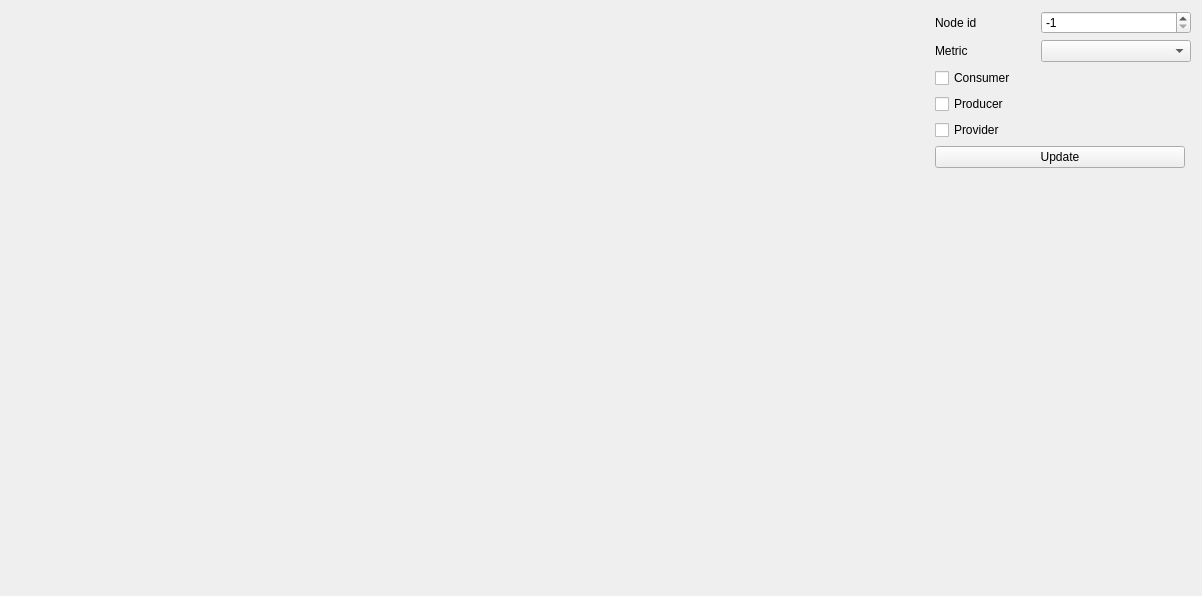
<?xml version="1.0" encoding="UTF-8"?>
<ui version="4.0">
 <class>StatisticWidget</class>
 <widget class="QWidget" name="StatisticWidget">
  <property name="geometry">
   <rect>
    <x>0</x>
    <y>0</y>
    <width>1202</width>
    <height>596</height>
   </rect>
  </property>
  <property name="windowTitle">
   <string>Form</string>
  </property>
  <layout class="QHBoxLayout" name="horizontalLayout">
   <item>
    <widget class="QCustomPlot" name="plot" native="true">
     <property name="sizePolicy">
      <sizepolicy hsizetype="Expanding" vsizetype="Expanding">
       <horstretch>0</horstretch>
       <verstretch>0</verstretch>
      </sizepolicy>
     </property>
     <property name="minimumSize">
      <size>
       <width>900</width>
       <height>200</height>
      </size>
     </property>
    </widget>
   </item>
   <item>
    <layout class="QFormLayout" name="formLayout">
     <property name="labelAlignment">
      <set>Qt::AlignCenter</set>
     </property>
     <property name="formAlignment">
      <set>Qt::AlignCenter</set>
     </property>
     <item row="1" column="0">
      <widget class="QLabel" name="label_2">
       <property name="minimumSize">
        <size>
         <width>100</width>
         <height>0</height>
        </size>
       </property>
       <property name="maximumSize">
        <size>
         <width>100</width>
         <height>16777215</height>
        </size>
       </property>
       <property name="text">
        <string>Node id</string>
       </property>
      </widget>
     </item>
     <item row="1" column="1">
      <widget class="QSpinBox" name="m_nodeIdBox">
       <property name="minimumSize">
        <size>
         <width>150</width>
         <height>0</height>
        </size>
       </property>
       <property name="maximumSize">
        <size>
         <width>100</width>
         <height>16777215</height>
        </size>
       </property>
       <property name="minimum">
        <number>-1</number>
       </property>
       <property name="value">
        <number>-1</number>
       </property>
      </widget>
     </item>
     <item row="2" column="0">
      <widget class="QLabel" name="label">
       <property name="minimumSize">
        <size>
         <width>100</width>
         <height>0</height>
        </size>
       </property>
       <property name="maximumSize">
        <size>
         <width>100</width>
         <height>16777215</height>
        </size>
       </property>
       <property name="text">
        <string>Metric</string>
       </property>
      </widget>
     </item>
     <item row="2" column="1">
      <widget class="QComboBox" name="m_metricTypeBox">
       <property name="minimumSize">
        <size>
         <width>150</width>
         <height>0</height>
        </size>
       </property>
       <property name="maximumSize">
        <size>
         <width>100</width>
         <height>16777215</height>
        </size>
       </property>
      </widget>
     </item>
     <item row="3" column="0" colspan="2">
      <widget class="QCheckBox" name="m_consumerCheckBox">
       <property name="maximumSize">
        <size>
         <width>200</width>
         <height>16777215</height>
        </size>
       </property>
       <property name="text">
        <string>Consumer</string>
       </property>
       <property name="checked">
        <bool>false</bool>
       </property>
      </widget>
     </item>
     <item row="4" column="0" colspan="2">
      <widget class="QCheckBox" name="m_producerCheckBox">
       <property name="maximumSize">
        <size>
         <width>200</width>
         <height>16777215</height>
        </size>
       </property>
       <property name="text">
        <string>Producer</string>
       </property>
       <property name="checked">
        <bool>false</bool>
       </property>
      </widget>
     </item>
     <item row="5" column="0" colspan="2">
      <widget class="QCheckBox" name="m_provideCheckBox">
       <property name="maximumSize">
        <size>
         <width>200</width>
         <height>16777215</height>
        </size>
       </property>
       <property name="text">
        <string>Provider</string>
       </property>
       <property name="checked">
        <bool>false</bool>
       </property>
      </widget>
     </item>
     <item row="6" column="0" colspan="2">
      <widget class="QPushButton" name="m_updateButton">
       <property name="minimumSize">
        <size>
         <width>250</width>
         <height>0</height>
        </size>
       </property>
       <property name="maximumSize">
        <size>
         <width>200</width>
         <height>16777215</height>
        </size>
       </property>
       <property name="text">
        <string>Update</string>
       </property>
      </widget>
     </item>
     <item row="7" column="0">
      <spacer name="verticalSpacer">
       <property name="orientation">
        <enum>Qt::Vertical</enum>
       </property>
       <property name="sizeHint" stdset="0">
        <size>
         <width>20</width>
         <height>400</height>
        </size>
       </property>
      </spacer>
     </item>
     <item row="7" column="1">
      <spacer name="verticalSpacer_2">
       <property name="orientation">
        <enum>Qt::Vertical</enum>
       </property>
       <property name="sizeHint" stdset="0">
        <size>
         <width>20</width>
         <height>40</height>
        </size>
       </property>
      </spacer>
     </item>
    </layout>
   </item>
  </layout>
 </widget>
 <customwidgets>
  <customwidget>
   <class>QCustomPlot</class>
   <extends>QWidget</extends>
   <header>../../3party/qcustomplot/qcustomplot.hpp</header>
   <container>1</container>
  </customwidget>
 </customwidgets>
 <resources/>
 <connections/>
</ui>
